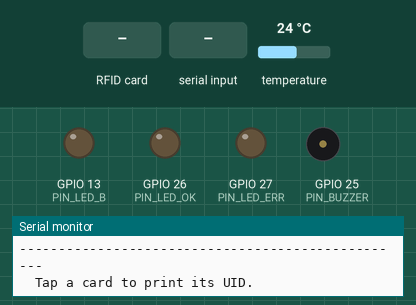
A program run on a simulated ESP32. Parts: output pins drawn as LEDs (lit = HIGH), buzzer (waves = sounding), the last lines printed to the serial monitor. Dashed ring = blinking. The test bench sets the inputs (shaded band); at power-on: temperature 24 °C. A WiFi scan finds three made-up networks; the local clock reads 2024-03-15 10:24:30 at power-on unless the program sets it.

Above: at 6.9 s.
7.0 s: RFID card 5E 7A 19 C4 held to the reader
At 7.29 s:
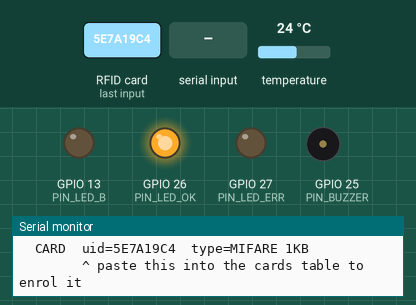
8.6 s: "r" received over Serial
At 11.1 s:
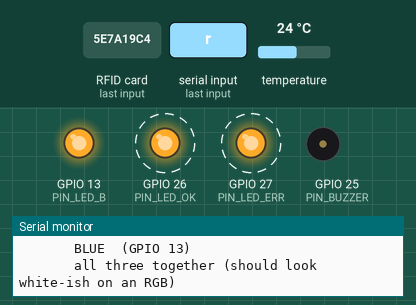
11.6 s: "l" received over Serial
At 14.3 s:
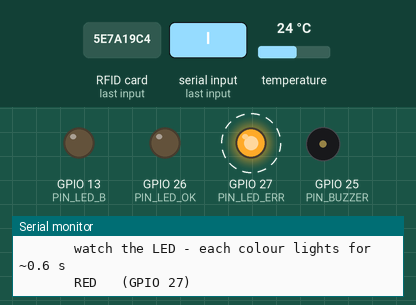
Timing chart, 0 to 18.1 s (numbered marks = the images above; inputs shaded):
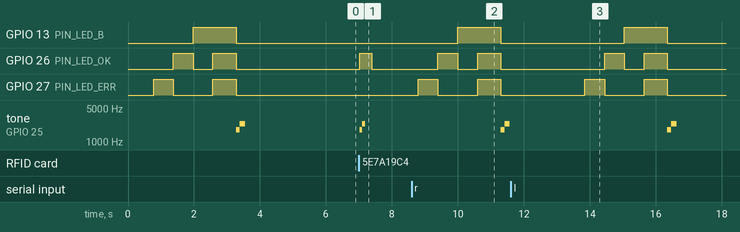

The program:

main.cpp
```cpp
// Gate scanner — connection self-test.
//
// Flash this BEFORE the real firmware. It exercises each peripheral on its own
// and says plainly what it found, so a fault points at one module instead of
// presenting as "nothing works".
//
// It deliberately does NOT need the network, a server, or a SIM900. Anything
// not fitted is reported as absent rather than failed.
//
// Serial: 115200. Single-key commands are listed at the end of the report.

#include <Arduino.h>
#include <Wire.h>
#include <SPI.h>
#include <MFRC522.h>
#include <RTClib.h>
#include <WiFi.h>

// ---- pin map: must match scanner/include/pins.h -------------------------
#define PIN_RFID_SS    5
#define PIN_RFID_SCK   18
#define PIN_RFID_MOSI  23
#define PIN_RFID_MISO  19
#define PIN_RFID_RST   4
#define PIN_I2C_SDA    21
#define PIN_I2C_SCL    22
#define PIN_SIM_RX     16
#define PIN_SIM_TX     17
#define PIN_SIM_PWRKEY 32
#define PIN_BUZZER     25
#define PIN_LED_OK     26   // green leg
#define PIN_LED_ERR    27   // red leg
#define PIN_LED_B      13   // blue leg (RGB only)

// Flip if your RGB LED lights when the pin is pulled LOW. The test tells you
// which one you have, so run it once and set this to match.
static constexpr bool LED_COMMON_ANODE = false;
static constexpr bool HAS_BLUE_LEG     = true;
static constexpr bool EXPECT_SIM900    = false;   // not fitted yet

MFRC522        rfid(PIN_RFID_SS, PIN_RFID_RST);
RTC_DS3231     rtc;
HardwareSerial Sim(2);

static bool okRfid = false, okRtc = false, okWifi = false, okSim = false;

static void led(uint8_t pin, bool on) {
    digitalWrite(pin, (on != LED_COMMON_ANODE) ? HIGH : LOW);
}
static void allLeds(bool on) {
    led(PIN_LED_OK, on); led(PIN_LED_ERR, on);
    if (HAS_BLUE_LEG) led(PIN_LED_B, on);
}
static void rule() { Serial.println(F("--------------------------------------------------")); }
static void head(const char* t) { rule(); Serial.printf("  %s\n", t); rule(); }
static void result(const char* what, bool ok, const char* detail) {
    Serial.printf("  [%s]  %-22s %s\n", ok ? "PASS" : "FAIL", what, detail);
}

// ------------------------------------------------------------------ I2C ---
static void testI2C() {
    head("1. I2C bus  (DS3231 real-time clock)");
    Wire.begin(PIN_I2C_SDA, PIN_I2C_SCL);

    int found = 0;
    for (uint8_t a = 1; a < 127; a++) {
        Wire.beginTransmission(a);
        if (Wire.endTransmission() == 0) {
            Serial.printf("       device at 0x%02X%s\n", a,
                a == 0x68 ? "   <- DS3231" : (a == 0x57 ? "   <- AT24C32 eeprom (on the same board)"
                                                        : (a == 0x3C ? "   <- SSD1306 OLED" : "")));
            found++;
        }
    }
    if (!found) {
        result("I2C devices", false, "nothing responded - check SDA=21, SCL=22, 3V3, GND");
        okRtc = false;
        return;
    }

    if (!rtc.begin()) {
        result("DS3231", false, "on the bus but not answering as a DS3231");
        return;
    }
    if (rtc.lostPower()) {
        // Not a wiring fault, but the firmware treats it as no clock at all:
        // it refuses to queue taps rather than stamp them with a made-up time.
        result("DS3231", false, "LOST POWER - fit/replace the CR2032, then set the time");
        okRtc = false;
    } else {
        DateTime n = rtc.now();
        char buf[48];
        snprintf(buf, sizeof buf, "%04d-%02d-%02d %02d:%02d:%02d  (%.1f C)",
                 n.year(), n.month(), n.day(), n.hour(), n.minute(), n.second(),
                 rtc.getTemperature());
        result("DS3231", true, buf);
        okRtc = true;
    }
}

// ----------------------------------------------------------------- RC522 ---
static void testRfid() {
    head("2. SPI bus  (RC522 card reader)");
    SPI.begin(PIN_RFID_SCK, PIN_RFID_MISO, PIN_RFID_MOSI, PIN_RFID_SS);
    rfid.PCD_Init();
    delay(50);

    byte v = rfid.PCD_ReadRegister(MFRC522::VersionReg);
    char detail[64];
    if (v == 0x00 || v == 0xFF) {
        // 0x00 and 0xFF are the two "nothing is talking" answers: a floating
        // MISO reads as one or the other depending on the pull.
        snprintf(detail, sizeof detail, "version 0x%02X - no response. Check wiring / 3V3 ONLY", v);
        result("RC522", false, detail);
        okRfid = false;
        return;
    }
    snprintf(detail, sizeof detail, "version 0x%02X (%s)", v,
             v == 0x91 ? "v1.0" : v == 0x92 ? "v2.0" : "clone, usually fine");
    result("RC522", true, detail);

    rfid.PCD_AntennaOn();
    Serial.println(F("       antenna on - tap a card any time, UIDs print below"));
    okRfid = true;
}

// ------------------------------------------------------------ LEDs/buzzer ---
static void testOutputs() {
    head("3. Feedback  (LEDs + buzzer)");
    Serial.println(F("       watch the LED - each colour lights for ~0.6 s"));

    struct { uint8_t pin; const char* name; } legs[] = {
        { PIN_LED_ERR, "RED   (GPIO 27)" },
        { PIN_LED_OK,  "GREEN (GPIO 26)" },
        { PIN_LED_B,   "BLUE  (GPIO 13)" },
    };
    for (auto& l : legs) {
        if (l.pin == PIN_LED_B && !HAS_BLUE_LEG) continue;
        Serial.printf("       %s\n", l.name);
        allLeds(false); led(l.pin, true); delay(600);
    }
    allLeds(false);

    Serial.println(F("       all three together (should look white-ish on an RGB)"));
    allLeds(true); delay(700); allLeds(false);

    Serial.println(F("       buzzer: rising chirp"));
    tone(PIN_BUZZER, 1800); delay(120);
    tone(PIN_BUZZER, 2400); delay(160);
    noTone(PIN_BUZZER);

    Serial.println(F("\n       If the LED was LIT between colours and DARK during them,"));
    Serial.println(F("       you have a COMMON ANODE part: set LED_COMMON_ANODE = true"));
    Serial.println(F("       here and in scanner/include/config.h."));
}

// ------------------------------------------------------------------ WiFi ---
static void testWifi() {
    head("4. Wi-Fi radio");
    WiFi.mode(WIFI_STA);
    WiFi.disconnect();
    delay(100);
    int n = WiFi.scanNetworks();
    if (n <= 0) {
        result("Wi-Fi scan", false, "no networks seen - unusual indoors, check the antenna");
        okWifi = false;
        return;
    }
    char detail[48];
    snprintf(detail, sizeof detail, "%d networks visible", n);
    result("Wi-Fi scan", true, detail);
    for (int i = 0; i < n && i < 6; i++)
        Serial.printf("       %-24s %4d dBm\n", WiFi.SSID(i).c_str(), WiFi.RSSI(i));
    // Wi-Fi doubles as the indoor position source and the motion gate, so a
    // healthy scan here matters beyond just reaching the server.
    WiFi.scanDelete();
    okWifi = true;
}

// ---------------------------------------------------------------- SIM900 ---
static void testSim() {
    head("5. SIM900 modem");
    if (!EXPECT_SIM900) {
        Serial.println(F("       skipped - EXPECT_SIM900 is false."));
        Serial.println(F("       The scanner runs fine without it: taps go out over"));
        Serial.println(F("       Wi-Fi and the SERVER texts the parent instead."));
        okSim = true;                     // absent by choice is not a failure
        return;
    }
    pinMode(PIN_SIM_PWRKEY, OUTPUT);
    digitalWrite(PIN_SIM_PWRKEY, LOW);  delay(1200);
    digitalWrite(PIN_SIM_PWRKEY, HIGH);
    Sim.begin(9600, SERIAL_8N1, PIN_SIM_RX, PIN_SIM_TX);
    delay(3000);

    Sim.println("AT");
    uint32_t t0 = millis(); String r;
    while (millis() - t0 < 3000) { while (Sim.available()) r += (char)Sim.read(); }
    if (r.indexOf("OK") < 0) {
        result("SIM900 AT", false, "no OK - PWRKEY not pulsed, TX/RX swapped, or power");
        okSim = false;
        return;
    }
    result("SIM900 AT", true, "responded OK");
    okSim = true;
}

// ------------------------------------------------------------------ main ---
static void report() {
    head("SUMMARY");
    result("RC522 reader", okRfid, okRfid ? "ready" : "see section 2");
    result("DS3231 clock", okRtc,  okRtc  ? "ready" : "TAPS WILL BE REFUSED without this");
    result("Wi-Fi", okWifi, okWifi ? "ready" : "see section 4");
    result("SIM900", okSim, EXPECT_SIM900 ? (okSim ? "ready" : "see section 5") : "not fitted (fine)");
    rule();
    Serial.println(F("  Commands:  r = rerun all    i = I2C scan    l = LED cycle"));
    Serial.println(F("             b = buzzer       w = Wi-Fi scan  s = SIM900 probe"));
    rule();
    Serial.println(F("  Tap a card to print its UID.\n"));
}

void setup() {
    Serial.begin(115200);
    delay(600);
    pinMode(PIN_LED_OK, OUTPUT); pinMode(PIN_LED_ERR, OUTPUT);
    pinMode(PIN_LED_B, OUTPUT);  pinMode(PIN_BUZZER, OUTPUT);
    allLeds(false);

    Serial.println(F("\n\n=================================================="));
    Serial.println(F("  GATE SCANNER - CONNECTION SELF TEST"));
    Serial.println(F("=================================================="));

    testI2C();
    testRfid();
    testOutputs();
    testWifi();
    testSim();
    report();
}

void loop() {
    if (Serial.available()) {
        switch (Serial.read()) {
            case 'r': testI2C(); testRfid(); testOutputs(); testWifi(); testSim(); report(); break;
            case 'i': testI2C();    break;
            case 'l': testOutputs();break;
            case 'w': testWifi();   break;
            case 's': testSim();    break;
            case 'b': tone(PIN_BUZZER, 2200); delay(200); noTone(PIN_BUZZER); break;
        }
    }

    if (okRfid && rfid.PICC_IsNewCardPresent() && rfid.PICC_ReadCardSerial()) {
        char uid[24] = {0};
        for (byte i = 0; i < rfid.uid.size && i < 10; i++)
            snprintf(uid + i * 2, sizeof(uid) - i * 2, "%02X", rfid.uid.uidByte[i]);
        Serial.printf("  CARD  uid=%s  type=%s\n", uid,
            rfid.PICC_GetTypeName(rfid.PICC_GetType(rfid.uid.sak)));
        Serial.println(F("        ^ paste this into the cards table to enrol it"));
        rfid.PICC_HaltA();
        rfid.PCD_StopCrypto1();

        led(PIN_LED_OK, true);
        tone(PIN_BUZZER, 1800); delay(70);
        tone(PIN_BUZZER, 2400); delay(90);
        noTone(PIN_BUZZER);
        delay(200);
        led(PIN_LED_OK, false);
    }
    delay(30);
}
```

Measured:
- after the input at 7.0 s, GPIO 26 (PIN_LED_OK): LOW → HIGH at once, → LOW 0.36 s later; tone on GPIO 25 (PIN_BUZZER): silent → 1800 Hz at once, → 2400 Hz 0.07 s later, → silent 0.09 s later
- after the input at 8.6 s, GPIO 13 (PIN_LED_B): LOW → HIGH after 1.4 s, → LOW 1.3 s later; GPIO 26 (PIN_LED_OK): alternates HIGH for 0.65 s and LOW for 0.60 s, starting after 0.80 s
- after the input at 11.6 s, GPIO 13 (PIN_LED_B): LOW → HIGH after 3.4 s, → LOW 1.3 s later; GPIO 26 (PIN_LED_OK): alternates HIGH for 0.65 s and LOW for 0.60 s, 4 changes in all, then stays LOW, starting after 2.8 s
